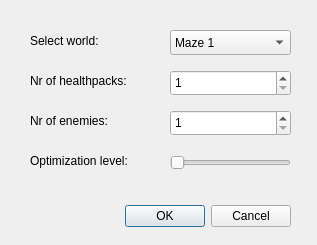
<?xml version="1.0" encoding="UTF-8"?>
<ui version="4.0">
 <class>Popup</class>
 <widget class="QDialog" name="Popup">
  <property name="geometry">
   <rect>
    <x>0</x>
    <y>0</y>
    <width>317</width>
    <height>245</height>
   </rect>
  </property>
  <property name="windowTitle">
   <string>Dialog</string>
  </property>
  <widget class="QDialogButtonBox" name="buttonBox">
   <property name="geometry">
    <rect>
     <x>-50</x>
     <y>200</y>
     <width>341</width>
     <height>32</height>
    </rect>
   </property>
   <property name="orientation">
    <enum>Qt::Horizontal</enum>
   </property>
   <property name="standardButtons">
    <set>QDialogButtonBox::Cancel|QDialogButtonBox::Ok</set>
   </property>
  </widget>
  <widget class="QComboBox" name="chooseWorld">
   <property name="geometry">
    <rect>
     <x>170</x>
     <y>30</y>
     <width>121</width>
     <height>25</height>
    </rect>
   </property>
   <item>
    <property name="text">
     <string>Maze 1</string>
    </property>
   </item>
   <item>
    <property name="text">
     <string>Maze 2</string>
    </property>
   </item>
   <item>
    <property name="text">
     <string>Maze 3</string>
    </property>
   </item>
   <item>
    <property name="text">
     <string>World Map</string>
    </property>
   </item>
  </widget>
  <widget class="QSpinBox" name="nrHealth">
   <property name="geometry">
    <rect>
     <x>170</x>
     <y>70</y>
     <width>121</width>
     <height>26</height>
    </rect>
   </property>
   <property name="minimum">
    <number>1</number>
   </property>
  </widget>
  <widget class="QSpinBox" name="nrEnemies">
   <property name="geometry">
    <rect>
     <x>170</x>
     <y>110</y>
     <width>121</width>
     <height>26</height>
    </rect>
   </property>
   <property name="minimum">
    <number>1</number>
   </property>
  </widget>
  <widget class="QLabel" name="label">
   <property name="geometry">
    <rect>
     <x>30</x>
     <y>30</y>
     <width>131</width>
     <height>21</height>
    </rect>
   </property>
   <property name="text">
    <string>Select world:</string>
   </property>
  </widget>
  <widget class="QLabel" name="label_2">
   <property name="geometry">
    <rect>
     <x>30</x>
     <y>70</y>
     <width>131</width>
     <height>21</height>
    </rect>
   </property>
   <property name="text">
    <string>Nr of healthpacks:</string>
   </property>
  </widget>
  <widget class="QLabel" name="label_3">
   <property name="geometry">
    <rect>
     <x>30</x>
     <y>110</y>
     <width>131</width>
     <height>21</height>
    </rect>
   </property>
   <property name="text">
    <string>Nr of enemies:</string>
   </property>
  </widget>
  <widget class="QLabel" name="label_4">
   <property name="geometry">
    <rect>
     <x>30</x>
     <y>150</y>
     <width>131</width>
     <height>21</height>
    </rect>
   </property>
   <property name="text">
    <string>Optimization level:</string>
   </property>
  </widget>
  <widget class="QSlider" name="optimizationSlider">
   <property name="geometry">
    <rect>
     <x>170</x>
     <y>155</y>
     <width>121</width>
     <height>16</height>
    </rect>
   </property>
   <property name="orientation">
    <enum>Qt::Horizontal</enum>
   </property>
  </widget>
 </widget>
 <resources/>
 <connections>
  <connection>
   <sender>buttonBox</sender>
   <signal>accepted()</signal>
   <receiver>Popup</receiver>
   <slot>accept()</slot>
   <hints>
    <hint type="sourcelabel">
     <x>248</x>
     <y>254</y>
    </hint>
    <hint type="destinationlabel">
     <x>157</x>
     <y>274</y>
    </hint>
   </hints>
  </connection>
  <connection>
   <sender>buttonBox</sender>
   <signal>rejected()</signal>
   <receiver>Popup</receiver>
   <slot>reject()</slot>
   <hints>
    <hint type="sourcelabel">
     <x>316</x>
     <y>260</y>
    </hint>
    <hint type="destinationlabel">
     <x>286</x>
     <y>274</y>
    </hint>
   </hints>
  </connection>
 </connections>
</ui>
